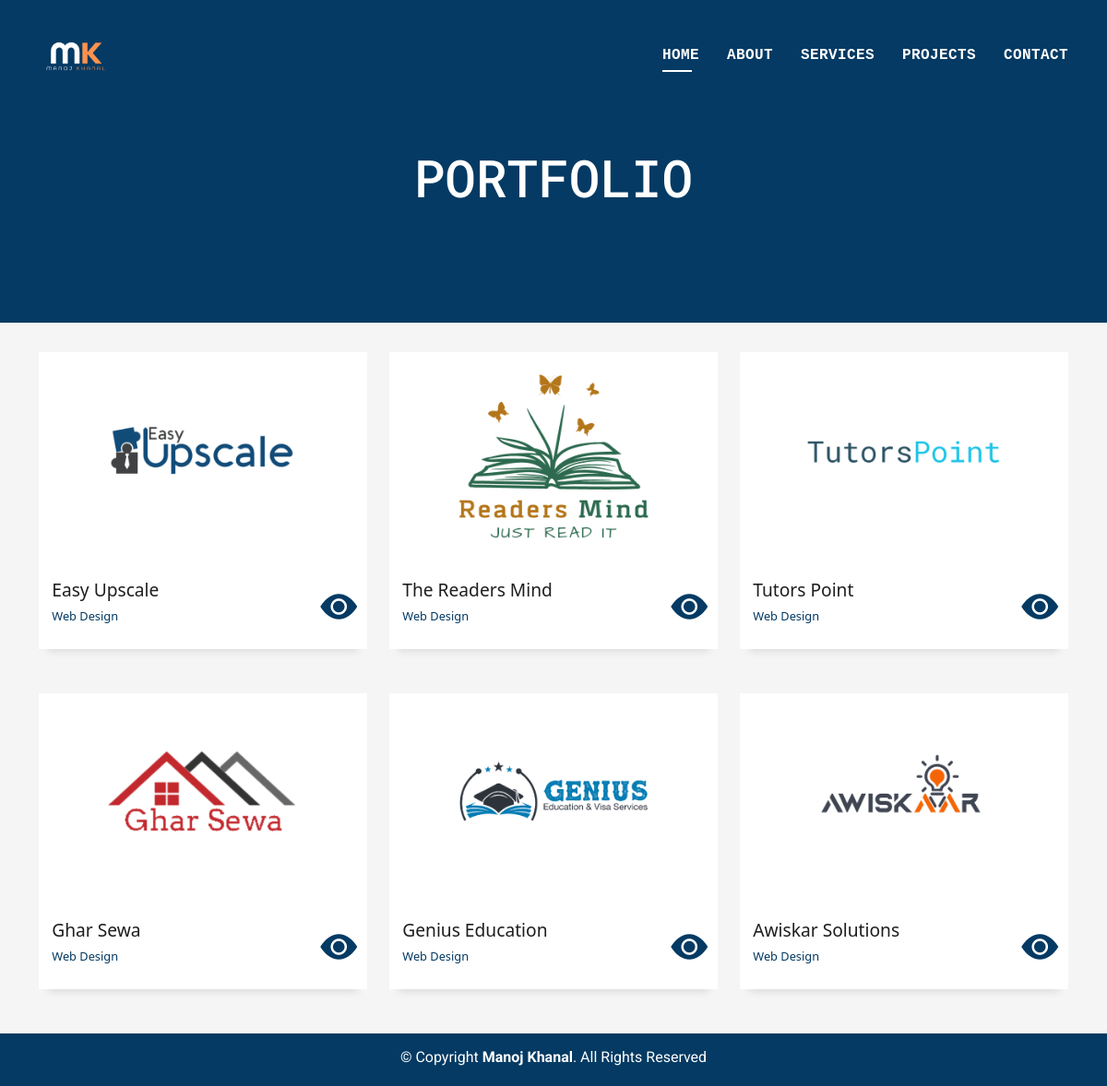
The app's page /portfolio with its own data.
### homeapp/models.py (models this page shows, shortened)
class Portfolio(models.Model):
    name = models.CharField(max_length=50)
    slug = models.SlugField(default='', unique=True)
    category = models.CharField(max_length=50, default='Web Design')
    url = models.URLField()
    logo = models.ImageField(upload_to='logo')
    photo1 = models.ImageField(upload_to='portfolio')
    photo2 = models.ImageField(upload_to='portfolio')
    photo3 = models.ImageField(upload_to='portfolio', blank=True)
    con = HTMLField(default='', null=True)
    published_date = models.DateField(default='2022-02-02')

### homeapp/views.py (the view)
# urls.py: path('portfolio', views.portfolioList, name= 'portfolio'),
def portfolioList(request):
    portfolio = Portfolio.objects.all()
    return render(request, 'homeapp/portfolio.html', {'portfolio': portfolio})

### homeapp/templates/homeapp/portfolio.html (shortened to what this page needs)
{% extends 'homeapp/base.html' %}
{% load static %}
{% block content %}
<div class="hero hero-single route bg-image">
    <div class="overlay-mf" style="opacity: 1;"></div>
    <div class="hero-content display-table">
        <div class="table-cell">
            <div class="container">
                <h2 class="hero-title mb-4">Portfolio</h2>
            </div>
        </div>
    </div>
</div>
<section id="work" class="portfolio-mf sect-pt2 route">
    <div class="container">
        <div class="row">
            {% for port in portfolio %}
            <div class="col-md-4">
                <div class="work-box">
                    <a href="/portfolio/{{ port.slug }}">
                        <div class="work-img">
                            <img src="{{ port.logo.url }}" alt="" class="img-fluid">
                        </div>
                    </a>
                    <div class="work-content">
                        <div class="row">
                            <div class="col-sm-8">
                                <h2 class="w-title"><a href="/portfolio/{{ port.slug }}"> {{ port.name }}</a></h2>
                                <div class="w-more">
                                    <span class="w-ctegory">{{ port.category }}</span>
                                </div>
                            </div>
                            <div class="col-sm-4">
                                <div class="w-like">
                                    <a href="/portfolio/{{ port.slug }}"> <span class="bi bi-eye-fill"></span></a>
                                </div>
                            </div>
                        </div>
                    </div>
                </div>
            </div>
            {% endfor %}
        </div>
    </div>
</section>
{% endblock content %}

### homeapp/templates/homeapp/base.html (shortened to what this page needs)
<!DOCTYPE html>
{% load static %}
<html lang="en">
<head>
  <link href="{% static 'assets/vendor/bootstrap/css/bootstrap.css'%}" rel="stylesheet">
  <link href="{% static 'assets/vendor/bootstrap-icons/bootstrap-icons.css'%}" rel="stylesheet">
  <link href="{% static 'assets/vendor/glightbox/css/glightbox.min.css'%}" rel="stylesheet">
  <link href="{% static 'assets/vendor/swiper/swiper-bundle.min.css'%}" rel="stylesheet">
  <link href="{% static 'assets/css/style.css'%}" rel="stylesheet">
</head>
<body>
  <header id="header" class="fixed-top">
    <div class="container d-flex align-items-center justify-content-between">
      <a href="{% url 'home' %}" class="logo">
        <img src="{% static 'assets/img/logo.png'%}" alt="" class="img-fluid">
      </a>
      <nav id="navbar" class="navbar">
        <ul>
          <li><a class="nav-link scrollto active" href="{% url 'home' %}">Home</a></li>
          <li><a class="nav-link scrollto" href="{% url 'home' %}#about">About</a></li>
          <li><a class="nav-link scrollto" href="{% url 'home' %}#services">Services</a></li>
          <li><a class="nav-link scrollto " href="{% url 'portfolio' %}">Projects</a></li>
          <li><a class="nav-link scrollto" href="{% url 'home' %}#contact">Contact</a></li>
        </ul>
      </nav>
    </div>
  </header>
  {% block content %}{% endblock content %}
  <footer>
    <div class="container">
      <div class="row">
        <div class="col-sm-12">
          <div class="copyright-box">
            <p class="copyright">&copy; Copyright <strong>Manoj Khanal</strong>. All Rights Reserved</p>
          </div>
        </div>
      </div>
    </div>
  </footer>
</body>
</html>

### static/assets/css/style.css (style rules this page uses)
body { background-color: #f5f5f5; }
h1, h2, h3, h4, h5, h6 { color: #114c78; }
p { font-family: 'Roboto', sans-serif; }
a { color: #1e1e1e; text-decoration: none; transition: all 0.5s ease-in-out; }
.box-shadow, .card-blog, .work-box, .service-box, .paralax-mf { box-shadow: 0 13px 8px -10px rgba(0, 0, 0, 0.1); }
.bg-image { background-repeat: no-repeat; background-attachment: fixed; background-size: cover; background-position: center center; }
.overlay-mf { background-color: #043a63; }
.overlay-mf { position: absolute; top: 0; left: 0px; padding: 0; height: 100%; width: 100%; opacity: 0.7; }
.display-table { width: 100%; height: 100%; display: table; }
.table-cell { display: table-cell; vertical-align: middle; }
.sect-pt2 { padding-top: 2rem; }
#header { transition: all 0.5s; z-index: 997; padding: 20px 0; }
#header .logo { margin: 0; padding: 0; font-weight: 600; letter-spacing: 1px; }
#header .logo img { max-height: 80px; }
.navbar { padding: 0; }
.navbar ul { margin: 0; padding: 0; display: flex; list-style: none; align-items: center; font-family: monospace; }
.navbar li { position: relative; }
.navbar>ul>li { white-space: nowrap; padding: 10px 0 10px 30px; }
.navbar a, .navbar a:focus { display: flex; align-items: center; justify-content: space-between; color: #fff; font-size: 16px; font-weight: 600; padding: 0; white-space: nowrap; transition: 0.3s; letter-spacing: 0.4px; position: relative; text-transform: uppercase; }
.navbar>ul>li>a:before { content: ""; position: absolute; width: 100%; height: 2px; bottom: -6px; left: 0; width: 0; background-color: #fff; visibility: hidden; transition: all 0.3s ease-in-out 0s; }
.navbar a:hover:before, .navbar li:hover>a:before, .navbar .active:before { visibility: visible; width: 80%; }
.navbar a:hover, .navbar .active, .navbar .active:focus, .navbar li:hover>a { color: #fff; }
.hero { height: 80vh; position: relative; color: #fff; }
.hero .hero-content { text-align: center; position: absolute; }
.hero .hero-title { color: #fff; font-size: 2rem; font-family: 'Roboto Mono', monospace, 'Roboto'; }
@media (min-width: 768px) { .hero .hero-title { font-size: 3.5rem; } }
.hero-single { height: 350px; }
.hero-single .hero-content { margin-top: 30px; }
.hero-single .hero-title { text-transform: uppercase; font-size: 2rem; }
@media (min-width: 768px) { .hero-single .hero-title { font-size: 3.5rem; } }
.work-box { margin-bottom: 3rem; -webkit-backface-visibility: hidden; backface-visibility: hidden; background-color: #fff; }
.work-img { display: block; overflow: hidden; width: 60%; margin: auto; }
.work-img img { transition: all 1s; }
.work-content { padding: 2rem 3% 1rem 4%; }
.work-content .w-more { color: #4e4e4e; font-size: 0.8rem; }
.work-content .w-more .w-ctegory { color: #043a63; }
.work-content .w-like { font-size: 2.5rem; color: #043a63; float: right; }
.work-content .w-like a { color: #043a63; }
.w-title { font-size: 1.2rem; }
footer { text-align: center; color: #fff; padding: 14px 0; background: #043a63; }
footer .copyright { margin-bottom: 0.3rem; }

### records on screen
Portfolio: logo (picture), name "Easy Upscale", category "Web Design"
Portfolio: logo (picture), name "The Readers Mind", category "Web Design"
Portfolio: logo (picture), name "Tutors Point", category "Web Design"
Portfolio: logo (picture), name "Ghar Sewa", category "Web Design"
Portfolio: logo (picture), name "Genius Education", category "Web Design"
Portfolio: logo (picture), name "Awiskar Solutions", category "Web Design"
